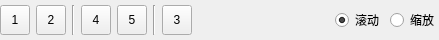
<?xml version="1.0" encoding="UTF-8"?>
<ui version="4.0">
 <class>ImgToolBar</class>
 <widget class="QWidget" name="ImgToolBar">
  <property name="geometry">
   <rect>
    <x>0</x>
    <y>0</y>
    <width>439</width>
    <height>40</height>
   </rect>
  </property>
  <property name="sizePolicy">
   <sizepolicy hsizetype="Expanding" vsizetype="Fixed">
    <horstretch>0</horstretch>
    <verstretch>0</verstretch>
   </sizepolicy>
  </property>
  <property name="windowTitle">
   <string>Form</string>
  </property>
  <layout class="QVBoxLayout" name="verticalLayout">
   <property name="spacing">
    <number>6</number>
   </property>
   <property name="leftMargin">
    <number>0</number>
   </property>
   <property name="topMargin">
    <number>0</number>
   </property>
   <property name="rightMargin">
    <number>0</number>
   </property>
   <property name="bottomMargin">
    <number>0</number>
   </property>
   <item>
    <layout class="QHBoxLayout" name="horizontalLayout_4">
     <property name="spacing">
      <number>6</number>
     </property>
     <item>
      <widget class="QToolButton" name="zoomInButton">
       <property name="sizePolicy">
        <sizepolicy hsizetype="Fixed" vsizetype="Fixed">
         <horstretch>0</horstretch>
         <verstretch>0</verstretch>
        </sizepolicy>
       </property>
       <property name="minimumSize">
        <size>
         <width>30</width>
         <height>30</height>
        </size>
       </property>
       <property name="maximumSize">
        <size>
         <width>30</width>
         <height>30</height>
        </size>
       </property>
       <property name="text">
        <string>1</string>
       </property>
      </widget>
     </item>
     <item>
      <widget class="QToolButton" name="zoomOutButton">
       <property name="sizePolicy">
        <sizepolicy hsizetype="Fixed" vsizetype="Fixed">
         <horstretch>0</horstretch>
         <verstretch>0</verstretch>
        </sizepolicy>
       </property>
       <property name="minimumSize">
        <size>
         <width>30</width>
         <height>30</height>
        </size>
       </property>
       <property name="maximumSize">
        <size>
         <width>30</width>
         <height>30</height>
        </size>
       </property>
       <property name="font">
        <font>
         <kerning>true</kerning>
        </font>
       </property>
       <property name="text">
        <string>2</string>
       </property>
      </widget>
     </item>
     <item>
      <widget class="Line" name="line">
       <property name="orientation">
        <enum>Qt::Vertical</enum>
       </property>
      </widget>
     </item>
     <item>
      <widget class="QToolButton" name="rotateLeftButton">
       <property name="minimumSize">
        <size>
         <width>30</width>
         <height>30</height>
        </size>
       </property>
       <property name="text">
        <string>4</string>
       </property>
      </widget>
     </item>
     <item>
      <widget class="QToolButton" name="rotateRightButton">
       <property name="minimumSize">
        <size>
         <width>30</width>
         <height>30</height>
        </size>
       </property>
       <property name="text">
        <string>5</string>
       </property>
      </widget>
     </item>
     <item>
      <widget class="Line" name="line_2">
       <property name="orientation">
        <enum>Qt::Vertical</enum>
       </property>
      </widget>
     </item>
     <item>
      <widget class="QToolButton" name="zoomResetButton">
       <property name="sizePolicy">
        <sizepolicy hsizetype="Fixed" vsizetype="Fixed">
         <horstretch>0</horstretch>
         <verstretch>0</verstretch>
        </sizepolicy>
       </property>
       <property name="minimumSize">
        <size>
         <width>30</width>
         <height>30</height>
        </size>
       </property>
       <property name="maximumSize">
        <size>
         <width>30</width>
         <height>30</height>
        </size>
       </property>
       <property name="text">
        <string>3</string>
       </property>
      </widget>
     </item>
     <item>
      <spacer name="horizontalSpacer_2">
       <property name="orientation">
        <enum>Qt::Horizontal</enum>
       </property>
       <property name="sizeHint" stdset="0">
        <size>
         <width>40</width>
         <height>30</height>
        </size>
       </property>
      </spacer>
     </item>
     <item>
      <widget class="QRadioButton" name="radioButtonScroll">
       <property name="text">
        <string>滚动</string>
       </property>
       <property name="checked">
        <bool>true</bool>
       </property>
      </widget>
     </item>
     <item>
      <widget class="QRadioButton" name="radioButtonScale">
       <property name="text">
        <string>缩放</string>
       </property>
       <property name="checked">
        <bool>false</bool>
       </property>
      </widget>
     </item>
    </layout>
   </item>
  </layout>
 </widget>
 <resources/>
 <connections/>
</ui>
